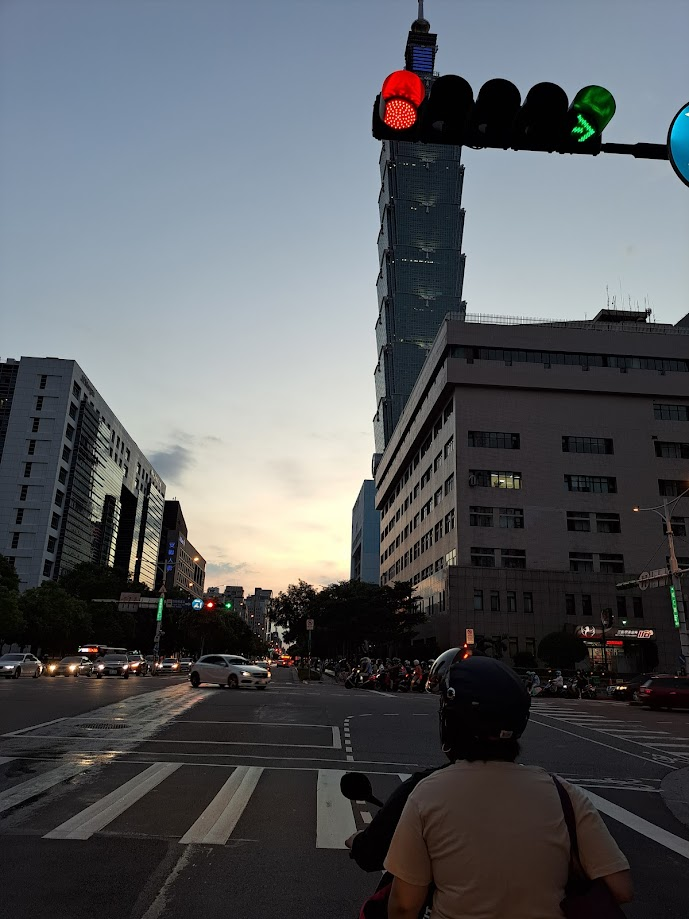
#> input picture street1.jpg, 689 x 919 px
$ python main.py
#> lines starting #> are read from the running program, lines starting #| are printed output that depends on the picture
### HoughLines.py
import numpy as np
import math
import cv2 as cv


class HoughLines(object):
    def __init__(self, thetaMin=-90, thetaMax=90, threshold=10):
        self.rhoMax = None
        self.rhos = None
        self.thetaMin = thetaMin
        self.thetaMax = thetaMax
        self.threshold = threshold
        self.thetas = np.deg2rad(range(thetaMin, thetaMax, 1))

    def vote(self, image):
        y, x = image.shape[:2]

        self.rhoMax = int(math.hypot(x, y))
        numRhos = self.rhoMax * 2 + 1
        self.rhos = np.linspace(-self.rhoMax, self.rhoMax, numRhos)
        # print(self.rhoMax)
        numThetas = len(self.thetas)
        accumulators = np.zeros((numRhos, numThetas), dtype=np.uint8)

        for y in range(y):
            for x in range(x):
                if image[y, x] > self.threshold:
                    for i in range(numThetas):
                        theta = self.thetas[i]
                        # added for a positive index
                        rho = round(x * math.cos(theta) + y * math.sin(theta)) + self.rhoMax
                        accumulators[rho, i] += 1
        return accumulators

### Canny.py
import cv2 as cv
import numpy as np


# [118 lines left out: functions filter2D, nms, eightConnectedComponent, doubleThreshold, labelComponent, putSign, not called in this run]


class Canny(object):
    def __init__(self, lowThreshold=50, highThreshold=150):
        self.lowThreshold = lowThreshold
        self.highThreshold = highThreshold

    # [16 lines left out: function Canny, not called in this run]

### main.py
import cv2
import numpy as np
from matplotlib import pyplot as plt

import Canny
import HoughLines

img = cv2.imread('street1.jpg', cv2.IMREAD_GRAYSCALE)
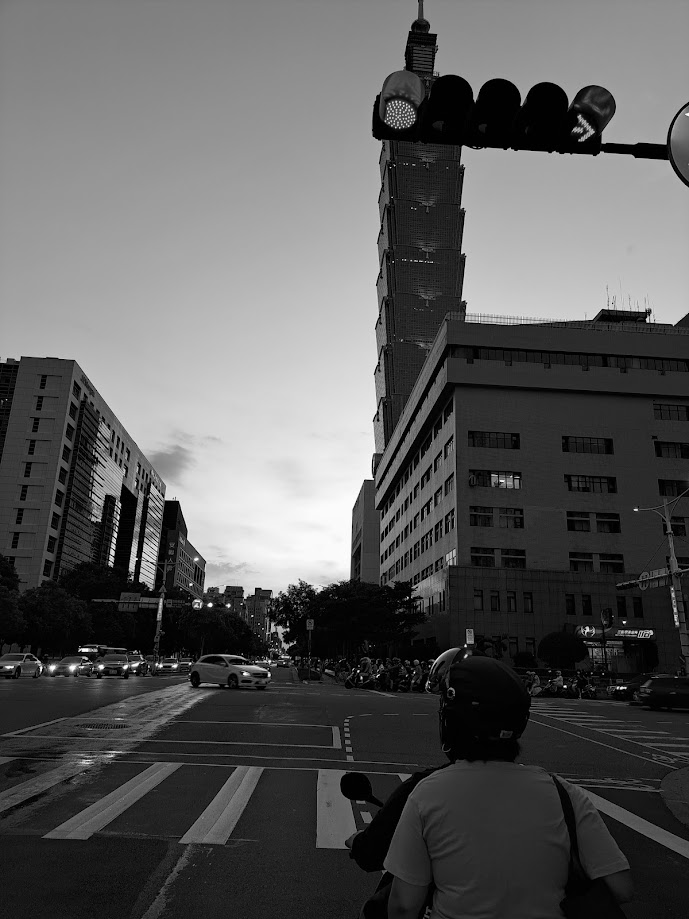
#> img: shape (919, 689); min 0, max 255, mean 90.8
# cv2.imshow('img', img)
# canny edge detection
canny = Canny.Canny()
# edges = canny.Canny(img)
edges = cv2.Canny(img, 50, 150)
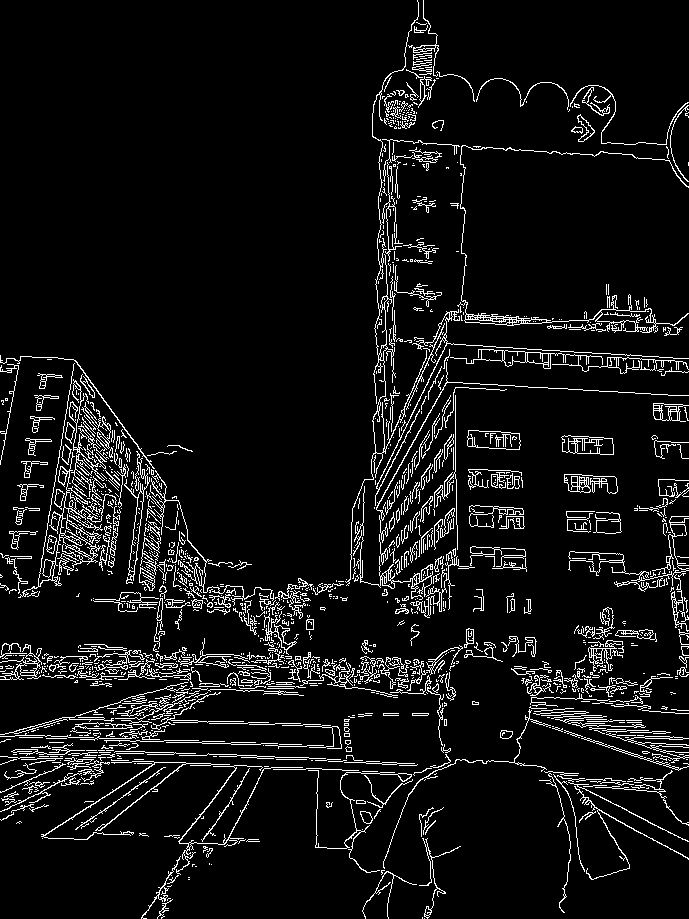
#> edges: shape (919, 689); 7.1% white in thin lines or dots
cv2.imshow('Canny', edges)
cv2.imwrite('str1canny.jpg', edges)
cv2.waitKey(0)
cv2.destroyAllWindows()

# hough transform
hough = HoughLines.HoughLines()
vote = hough.vote(edges)
#> after the loop in vote, `for y in range(y):`:
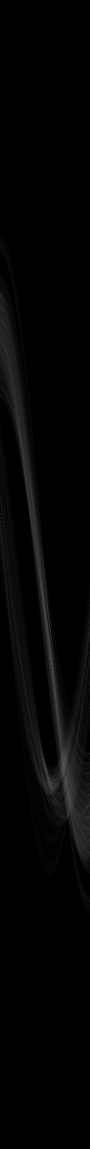
#> accumulators: shape (2297, 180) (shown at 1/2 size); min 0, max 161, mean 4.2

fig = plt.figure(figsize=(10, 10))
plt.imshow(vote, cmap='inferno')
plt.ylabel('theta')
plt.xlabel('rho')
plt.margins(x=0.1)
# plt.show()
plt.savefig('str2vote.jpg')
